Frame 1 (no input): blank canvas, image omitted
Frame 60 (no input): blank canvas, image omitted
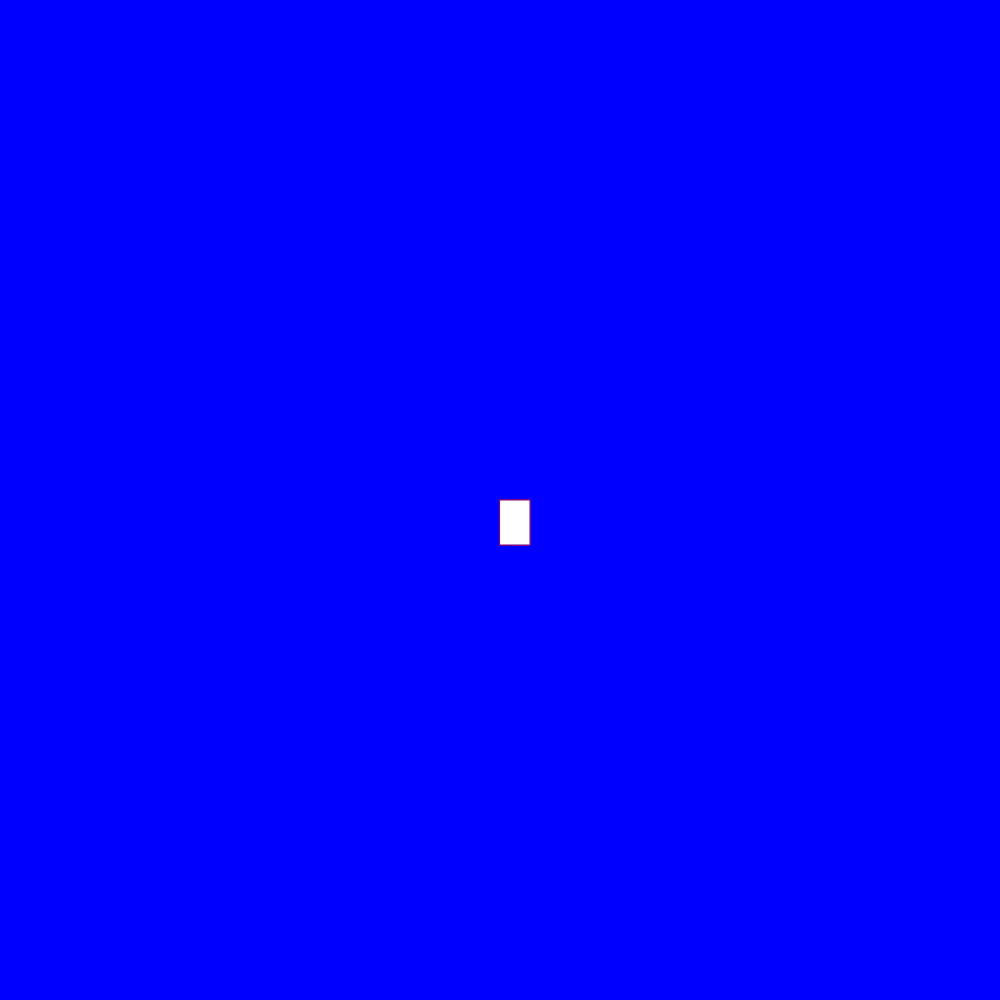
Frame 120 (the mouse pressed at the canvas centre since frame 60)

The p5.js sketch whose frames 1 and 60 were blank and that drew this single picture after the mouse press (run headless with seeded random() and noise() and a simulated clock; from frame 60 on, the mouse is pressed at the canvas centre):

// p5.js sketch
// ── sketch.js
function setup() {
    createCanvas(1000, 1000);
    background("blue");
  }
  
  function draw() {
    stroke("purple");
    // console.log(mouseIsPressed)
  
    if (mouseIsPressed) {
      rect(mouseX, mouseY, 30, 45);
    }
  }
  
